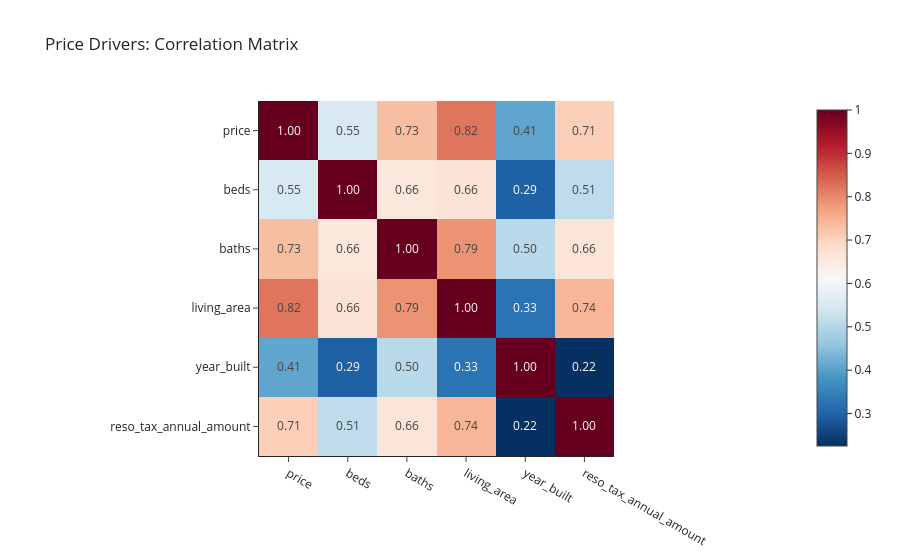

Notebook code cell kept with this figure:
### Markdown cell above
## 💰 2. Pricing Drivers

With the high-level picture in mind, we can ask: _which property features actually drive price?_ We start with a correlation matrix on the obvious numeric candidates.

### Code cell
num_cols = [
    "price",
    "beds",
    "baths",
    "living_area",
    "year_built",
    "reso_tax_annual_amount",
]
corr = df[num_cols].corr()

fig = px.imshow(
    corr,
    text_auto=".2f",
    title="Price Drivers: Correlation Matrix",
    color_continuous_scale="RdBu_r",
    template="simple_white",
)
fig.show()

### Figure 1 — Plotly figure (JSON) as saved in the notebook; plotly's stock layout.template omitted (floating-point values rounded to 4 significant figures)
{"data": [{"coloraxis": "coloraxis", "hovertemplate": "x: %{x}<br>y: %{y}<br>color: %{z}<extra></extra>", "name": "0", "texttemplate": "%{z:.2f}", "type": "heatmap", "x": ["price", "beds", "baths", "living_area", "year_built", "reso_tax_annual_amount"], "xaxis": "x", "y": ["price", "beds", "baths", "living_area", "year_built", "reso_tax_annual_amount"], "yaxis": "y", "z": [[1.0, 0.5515, 0.7313, 0.8219, 0.4073, 0.707], [0.5515, 1.0, 0.6581, 0.6647, 0.2949, 0.5132], [0.7313, 0.6581, 1.0, 0.7883, 0.5048, 0.661], [0.8219, 0.6647, 0.7883, 1.0, 0.3263, 0.7432], [0.4073, 0.2949, 0.5048, 0.3263, 1.0, 0.225], [0.707, 0.5132, 0.661, 0.7432, 0.225, 1.0]]}], "layout": {"coloraxis": {"autocolorscale": false, "colorscale": [[0.0, "rgb(5,48,97)"], [0.1, "rgb(33,102,172)"], [0.2, "rgb(67,147,195)"], [0.3, "rgb(146,197,222)"], [0.4, "rgb(209,229,240)"], [0.5, "rgb(247,247,247)"], [0.6, "rgb(253,219,199)"], [0.7, "rgb(244,165,130)"], [0.8, "rgb(214,96,77)"], [0.9, "rgb(178,24,43)"], [1.0, "rgb(103,0,31)"]]}, "title": {"text": "Price Drivers: Correlation Matrix"}, "xaxis": {"anchor": "y", "constrain": "domain", "domain": [0.0, 1.0], "scaleanchor": "y"}, "yaxis": {"anchor": "x", "autorange": "reversed", "constrain": "domain", "domain": [0.0, 1.0]}}}
